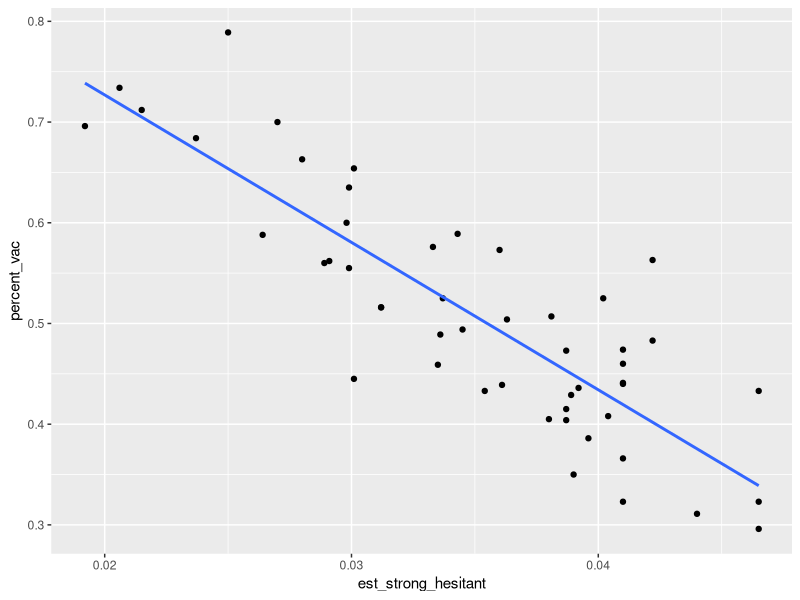
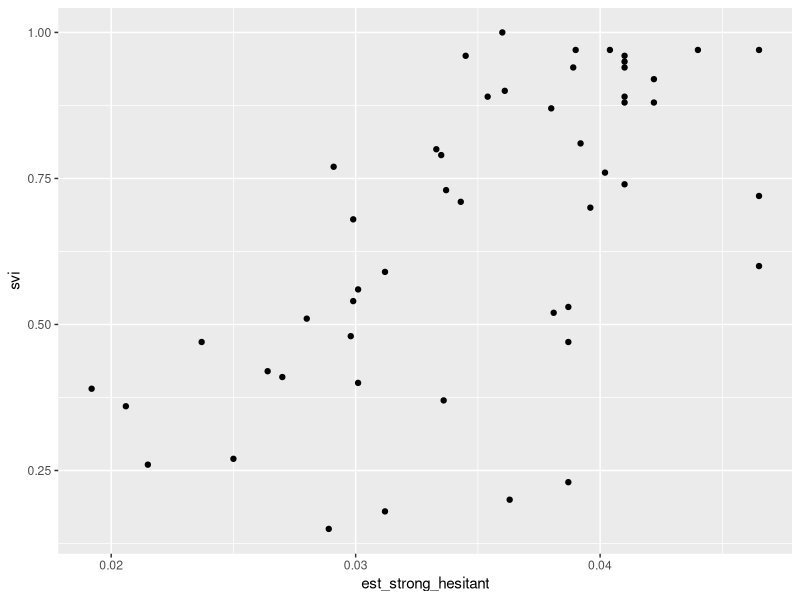
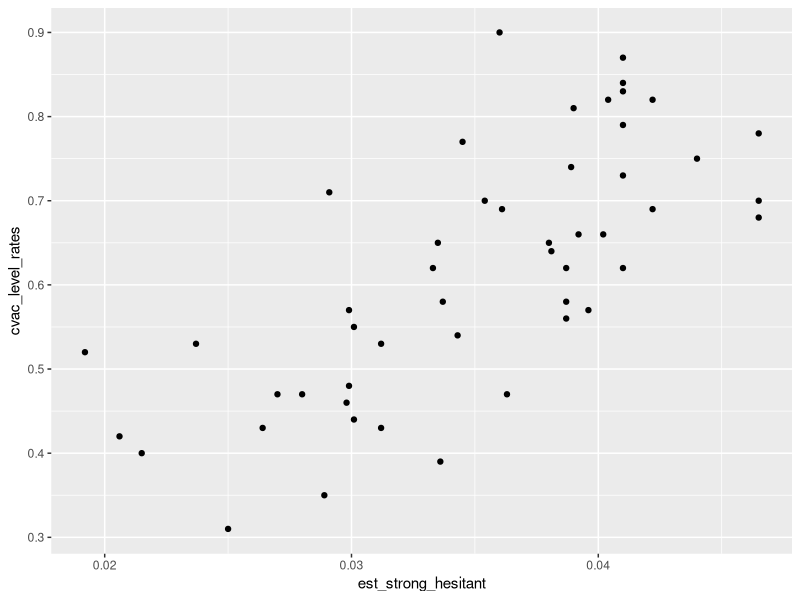

The R script that drew these images, in order:
## ---- chunk 1
library(tidyverse)
library(dplyr)
library(ggplot2)
## ---- chunk 2
vaccine_rates <- readr::read_csv("CountyData.csv")
vaccine_rates_tidy <- rename(vaccine_rates, county = "County Name", est_hesitant = "Estimated hesitant", est_strong_hesitant = "Estimated strongly hesitant", svi= "Social Vulnerability Index (SVI)", svi_cat = "SVI Category", cvac_level_rates = "CVAC level of concern for vaccination rollout", cvac_level = "CVAC Level Of Concern", percent_vac = "Percent adults fully vaccinated against COVID-19 (as of 6/10/21)")
## ---- chunk 3
vaccine_rates_tidy%>%
  ggplot(aes(x=est_strong_hesitant, y=percent_vac))+
  geom_point()+
  geom_smooth(method=lm, se=F)

ggplot(data=vaccine_rates_tidy, mapping=aes(x=est_strong_hesitant, y=svi))+geom_point(na.rm=T)

ggplot(data=vaccine_rates_tidy, mapping=aes(x=est_strong_hesitant, y=cvac_level_rates))+geom_point(na.rm=T)
